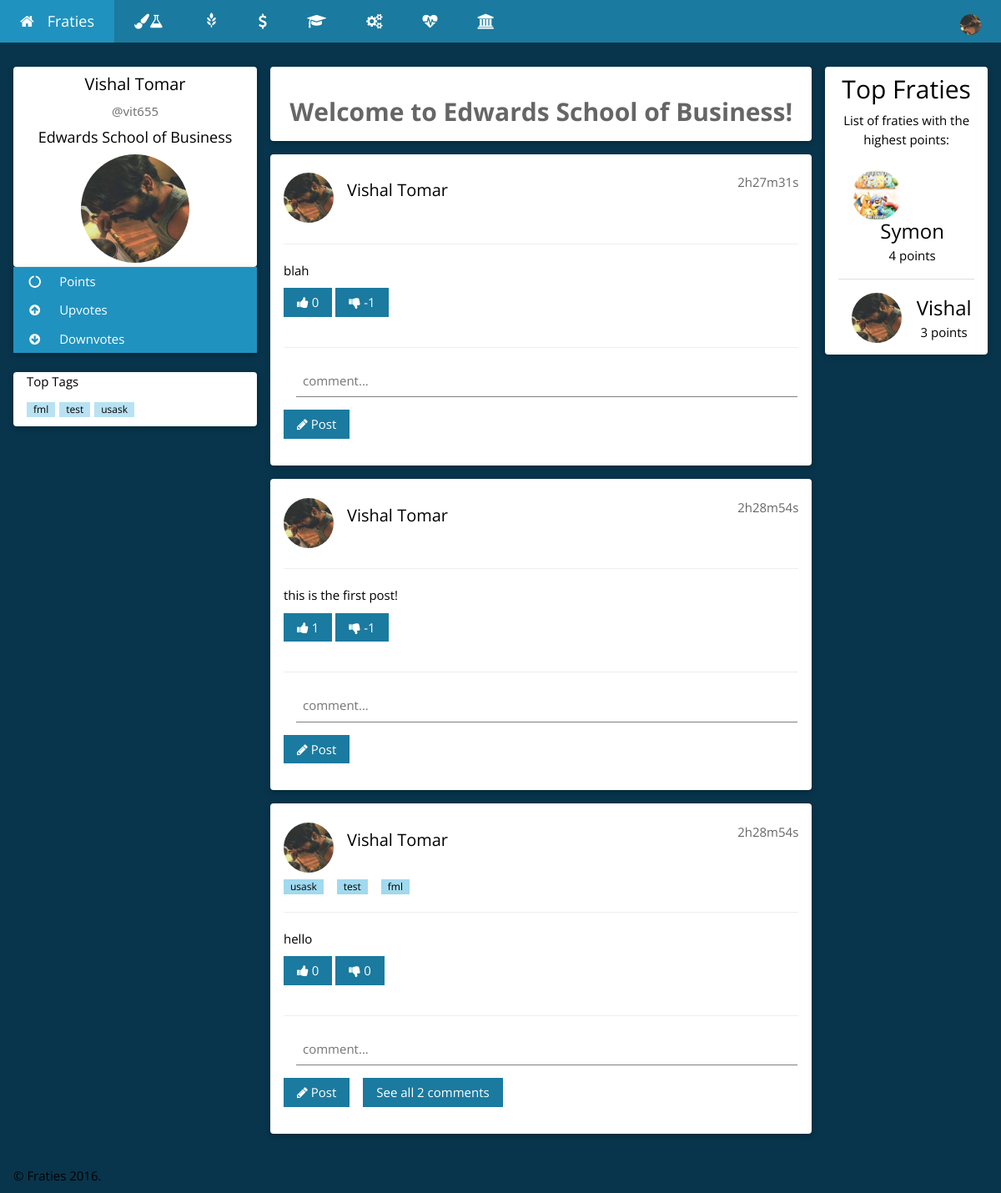
Page /ESB.php (signed in) on the earlier database version.
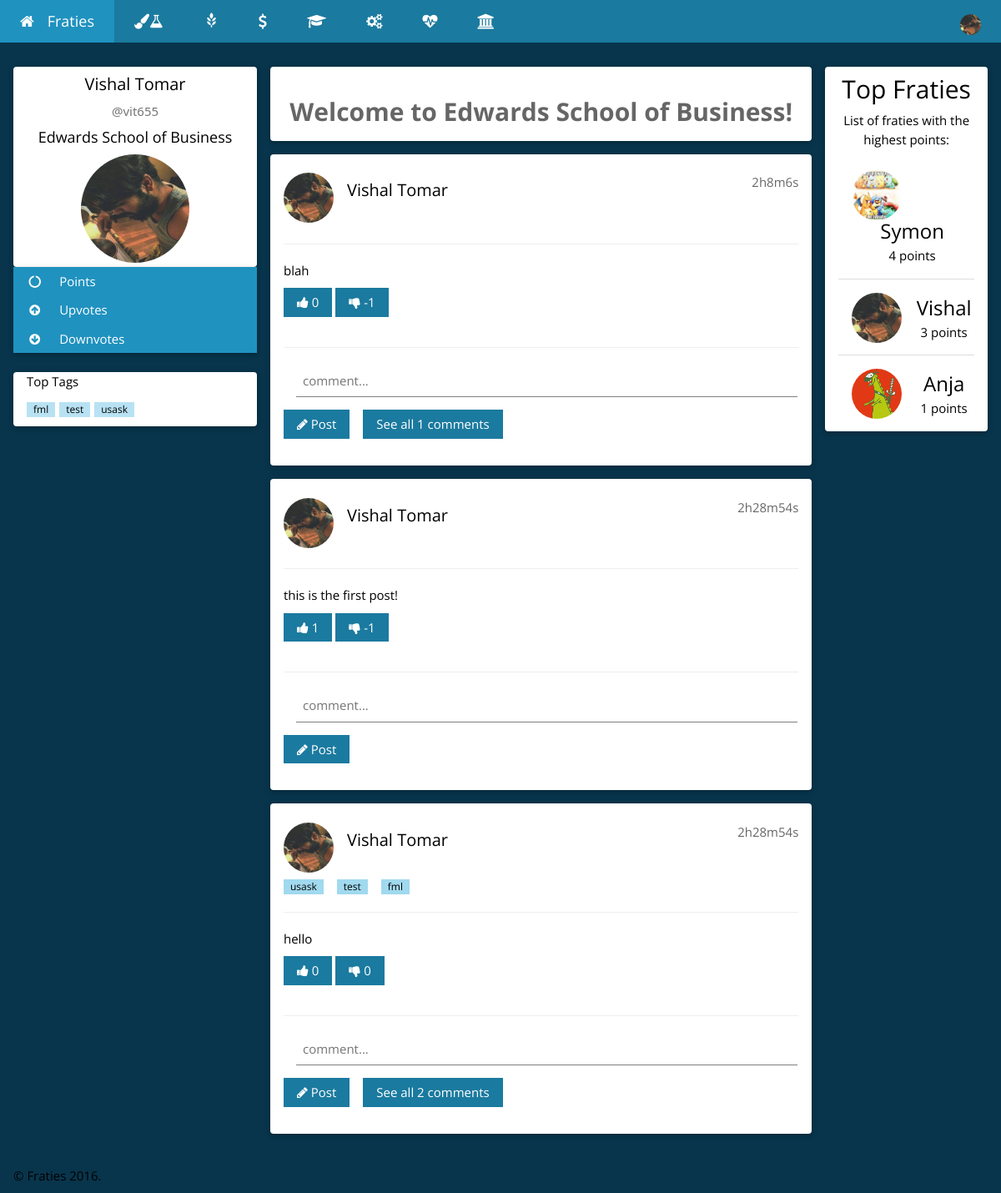
Same page on the later database version.
### tables this page shows
CREATE TABLE `posts` (
  `postID` int(254) UNSIGNED NOT NULL,
  `userNSID` varchar(100) NOT NULL,
  `userCollege` varchar(500) NOT NULL,
  `postText` varchar(150) NOT NULL,
  `postUpVotes` int(254) NOT NULL DEFAULT '0',
  `postDownVotes` int(254) NOT NULL DEFAULT '0',
  `postComments` int(254) NOT NULL DEFAULT '0',
  `postTime` timestamp NOT NULL DEFAULT CURRENT_TIMESTAMP ON UPDATE CURRENT_TIMESTAMP
);

CREATE TABLE `users` (
  `userID` int(254) UNSIGNED NOT NULL,
  `userNSID` varchar(100) NOT NULL,
  `userPassword` varchar(100) NOT NULL,
  `userFirstName` varchar(500) NOT NULL,
  `userLastName` varchar(500) NOT NULL,
  `userCollege` varchar(500) NOT NULL,
  `userImagePath` varchar(1000) NOT NULL,
  `userPoints` int(254) NOT NULL DEFAULT '0',
  `userUpvotes` int(254) NOT NULL DEFAULT '0',
  `userDownvotes` int(254) NOT NULL DEFAULT '0',
  `userActive` tinyint(1) NOT NULL DEFAULT '0'
);

CREATE TABLE `tags` (
  `tagID` int(254) UNSIGNED NOT NULL,
  `postID` int(254) UNSIGNED NOT NULL,
  `tagText` varchar(150) NOT NULL
);

### Login/Controller/userClass.php (called while the page is built, shortened)
<?php
    function displayUserDB(){
        $connection = connect();
        $query = "SELECT * ";
        $query .= "FROM `users` ";
        $query .= "ORDER BY userPoints DESC";
        $result = mysqli_query($connection, $query);
        if (mysqli_num_rows($result) > 0) {
            return $result;
        } else {
            return false;
        }
    }
    function getFirstName($nsid){
        $connection = connect();
        $nsid = mysqli_real_escape_string($connection, $nsid);
        $query = "SELECT * ";
        $query .= "FROM `users` ";
        $query .= "WHERE `userNSID` = '$nsid' ";
        $result = mysqli_query($connection, $query);
        if (mysqli_num_rows($result) == 1) {
            while($row = mysqli_fetch_assoc($result)) {
                return $row["userFirstName"];
            }
        } else if(mysqli_num_rows($result) > 1){
            return false;
        } else {
            return false;
        }
    }
    function getLastName($nsid){
        $connection = connect();
        $nsid = mysqli_real_escape_string($connection, $nsid);
        $query = "SELECT * ";
        $query .= "FROM `users` ";
        $query .= "WHERE `userNSID` = '$nsid' ";
        $result = mysqli_query($connection, $query);
        if (mysqli_num_rows($result) == 1) {
            while($row = mysqli_fetch_assoc($result)) {
                return $row["userLastName"];
            }
        } else if(mysqli_num_rows($result) > 1){
            return false;
        } else {
            return false;
        }
    }
    function getImagePath($nsid){
        $connection = connect();
        $nsid = mysqli_real_escape_string($connection, $nsid);
        $query = "SELECT * ";
        $query .= "FROM `users` ";
        $query .= "WHERE `userNSID` = '$nsid' ";
        $result = mysqli_query($connection, $query);
        if (mysqli_num_rows($result) == 1) {
            while($row = mysqli_fetch_assoc($result)) {
                return $row["userImagePath"];
            }
        } else if(mysqli_num_rows($result) > 1){
            return false;
        } else {
            return false;
        }
    }
    function getCollege($nsid){
        $connection = connect();
        $nsid = mysqli_real_escape_string($connection, $nsid);
        $query = "SELECT * ";
        $query .= "FROM `users` ";
        $query .= "WHERE `userNSID` = '$nsid' ";
        $result = mysqli_query($connection, $query);
        if (mysqli_num_rows($result) == 1) {
            while($row = mysqli_fetch_assoc($result)) {
                return $row["userCollege"];
            }
        } else if(mysqli_num_rows($result) > 1){
            return false;
        } else {
            return false;
        }
    }
?>

### Post/Controller/postClass.php (called while the page is built, shortened)
<?php
    function displayPostsOfESB(){
        $connection = connect();
        $query = "SELECT * FROM `posts`";
        $query .= "WHERE `userCollege` = 'Edwards School of Business' ";
        $query .= "ORDER BY `postTime` DESC";
        $result = mysqli_query($connection, $query);
        if (mysqli_num_rows($result) > 0) {
            return $result;
        } else {
            return false;
        }
}
    function secondsToString($secs){
    $bit = array(
        'y' => $secs / 31556926 % 12,
        'w' => $secs / 604800 % 52,
        'd' => $secs / 86400 % 7,
        'h' => $secs / 3600 % 24,
        'm' => $secs / 60 % 60,
        's' => $secs % 60
        );
    foreach($bit as $k => $v)
        if($v > 0)$ret[] = $v . $k;
    return join('', $ret);
}
?>

### ESB.php (the view, shortened to what the changed rows need)
<?php
    require_once 'Login/Controller/userClass.php';
    require_once 'Post/Controller/postClass.php';
    require_once 'Post/Controller/postTag.php';
    $NSID = $_SESSION["userNSID"];
    if(getUserActiveStatus($NSID)==1){
        $FirstName = getFirstName($NSID);
        $LastName = getLastName($NSID);
        $ImagePath = getImagePath($NSID);
        $College = getCollege($NSID);
    } else {
        header('Location: index.php');
        exit;
    }
?>
<!DOCTYPE html>
<html>
<head>
   <link rel="stylesheet" href="https://maxcdn.bootstrapcdn.com/bootstrap/3.3.7/css/bootstrap.min.css">
    <link rel="stylesheet" href="CSS/homeTheme.css">
    <link rel="stylesheet" href="https://cdnjs.cloudflare.com/ajax/libs/font-awesome/4.6.3/css/font-awesome.min.css">
</head>
<body class="w3-theme-l5">
<div class="w3-top">
 <ul class="w3-navbar w3-theme-d5 w3-left-align w3-large">
  <li class="w3-dropdown-hover w3-hide-small w3-right">
      <div class="w3-padding-large w3-hover-white" title="My Account">
          <img src='<?php echo $ImagePath; ?>' class="w3-circle" style="height:25px;width:25px" alt="Avatar">
      </div>
  </li>
 </ul>
</div>
<div class="w3-container w3-content" style="max-width:1400px;margin-top:80px">
  <div class="w3-row">
    <div class="w3-col m3">
      <div class="w3-card-2 w3-round w3-white">
        <div class="w3-container">
         <h4 class="w3-center"><?php echo $FirstName." ".$LastName; ?></h4>
         <p class="w3-center w3-text-grey w3-slim">@<?php echo $NSID; ?></p>
         <h5 class="w3-center"><?php echo $College; ?></h5>
         <p class="w3-center"><img src='<?php echo $ImagePath; ?>' class="w3-circle" style="height:130px;width:130px" alt="Avatar"></p>
        </div>
      </div>
      <br>
      <div class="w3-card-2 w3-round w3-white w3-hide-small">
        <div class="w3-container">
          <p>
            <?php echo getTopTags(); ?>
          </p>
        </div>
      </div>
      <br>
    </div>
    <div class="w3-col m7">
<?php
$result = displayPostsOfESB();
while($row = mysqli_fetch_assoc($result)) {
    $postID = $row["postID"];
    $postNsid = $row["userNSID"];
    $postText = $row["postText"];
    $postUpVotes = " ".$row["postUpVotes"];
    $postDownVotes = " ".$row["postDownVotes"];
    $postCommentCount = " ".$row["postComments"];
    $nowtime = date(time());
    $postTime = strtotime($row["postTime"]);
        echo "<div class='w3-container w3-card-2 w3-white w3-round w3-margin'><br>";
        echo "<img src='".getImagePath($postNsid)."' alt='Avatar' class='w3-left w3-circle w3-margin-right' style='width:60px; height:60px;'>";
        echo "<span class='w3-right w3-opacity'>".secondsToString($nowtime-$postTime)."</span>";
        echo "<h4>";
            echo "<a href=profile.php?nsid=".$postNsid.">".getFirstName($postNsid)." ".getLastName($postNsid)."</a>";
        echo "</h4><br>";
        echo "<p>";
          echo getTags($postID);
        echo "</p>";
        echo "<hr class='w3-clear'>";
        echo "<p>";
            echo $postText;
        echo "</p>";
            echo "<button type='submit' onclick='upVote(this)' value='".$postID."' class='upvote w3-btn w3-theme-d5 w3-margin-bottom'><i class='fa fa-thumbs-up'></i><span id='up".$postID."'>".$postUpVotes."</span></button> ";
            echo "<button type='submit' onclick='downVote(this)' value='".$postID."' class='downvote w3-btn w3-theme-d5 w3-margin-bottom'><i class='fa fa-thumbs-down'></i><span id='down".$postID."'>".$postDownVotes."</span></button> ";
            echo "<hr class='w3-clear'>";
            echo "<div class='w3-margin-right'><input id='comment".$postID."' placeholder='comment...' class='w3-input' name='comment' type='text' required></div>";
            echo "<button type='submit' onclick='comment(this)' value='".$postID."' class='w3-btn w3-theme-d5 w3-margin-bottom'><i class='fa fa-pencil'></i> Post</button>";
              echo "<button id='count".$postID."' onclick='commentList(this)' value='".$postID."' class='w3-btn w3-theme-d5 w3-margin-bottom w3-margin-left'".(($postCommentCount==0)?'style="display:none;"':'')."'>See all ".$postCommentCount." comments</button>";
        echo "</div>";
}
?>
    </div>
    <div class="w3-col m2">
      <div class="w3-card-2 w3-round w3-white w3-center">
        <div class="w3-container">
          <h2>Top Fraties</h2>
          <p>List of fraties with the highest points:</p>
          <ul class="w3-ul">
<?php
$leaders = displayUserDB();
while($row = mysqli_fetch_assoc($leaders)) {
    $imagePath = $row["userImagePath"];
    $points = $row["userPoints"];
    $name = $row["userFirstName"];
    $nsid = $row["userNSID"];
            echo "<li class='w3-padding-16'>";
              echo "<img src='{$imagePath}' class='w3-left w3-circle w3-margin-right' style='width:60px; height:60px;'>";
              echo "<span class='w3-xlarge'><a href='profile.php?nsid={$nsid}'>{$name}</a></span><br>";
              echo "<span>{$points} points</span>";
            echo "</li>";
}
?>
          </ul>
        </div>
      </div>
      <br>
    </div>
  </div>
</div>
<br>
<footer class="w3-container">
  <p>&copy; Fraties <?php echo date("Y");?>.</p>
</footer>
</body>
</html>

### Post/Controller/postTag.php (shortened to what the changed rows need)
<?php
    function getTags($postID) {
        $connection = connect();
        $postID = mysqli_real_escape_string($connection, $postID);
        $query = "SELECT * ";
        $query .= "FROM `tags` ";
        $query .= "WHERE `postID` = '$postID' ";
        $result = mysqli_query($connection, $query);
        if (mysqli_num_rows($result) > 0) {
            while($row = mysqli_fetch_assoc($result)) {
                $tags .= '<span class="w3-tag w3-small w3-theme-l1 w3-margin-right"><a href="tag.php?tag='.$row["tagText"].'">'.$row["tagText"].'</a></span>';
            }
            return $tags;
        } else {
            return false;
        }
    }
    function getTopTags() {
        $connection = connect();
        $query = "SELECT `tagText` ";
        $query .= "FROM `tags` ";
        $query .= "GROUP BY `tagText`";
        $query .= "ORDER BY COUNT(*) DESC LIMIT 10";
        $result = mysqli_query($connection, $query);
        if (mysqli_num_rows($result) > 0) {
            while($row = mysqli_fetch_assoc($result)) {
                $topTags .= '<span class="w3-tag w3-small w3-theme-l2" style="margin-right:5px;"><a href="tag.php?tag='.$row["tagText"].'">'.$row["tagText"].'</a></span>';
            }
            return $topTags;
        } else {
            return false;
        }
    }
?>

Differences in the rows shown:
changed posts "blah": secondsToString($nowtime-$postTime) "2h27m31s" → "2h8m6s"; postComments (not shown) → "1"
added users: userImagePath (picture), userFirstName "Anja", userPoints "1", shown under posts "hello"
